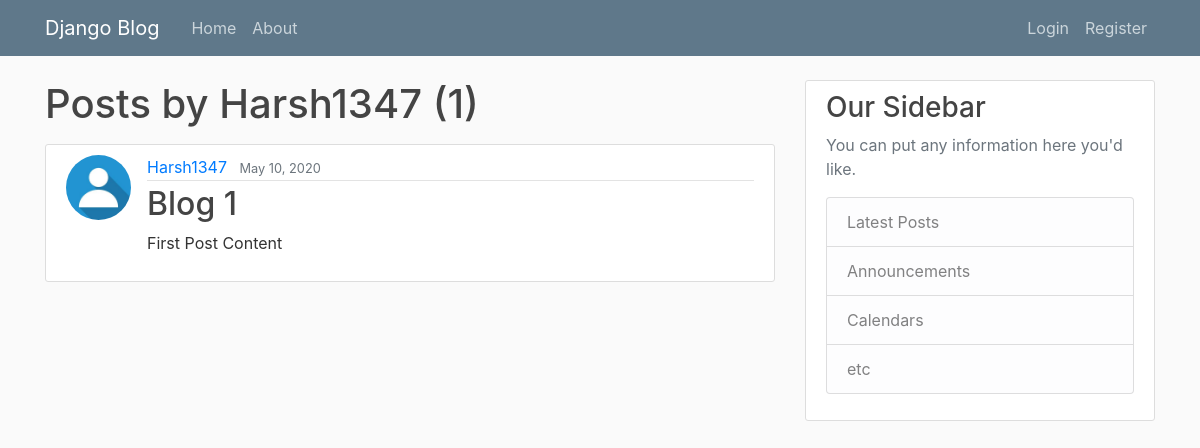
/user/Harsh1347, run on an earlier commit of the app's database.
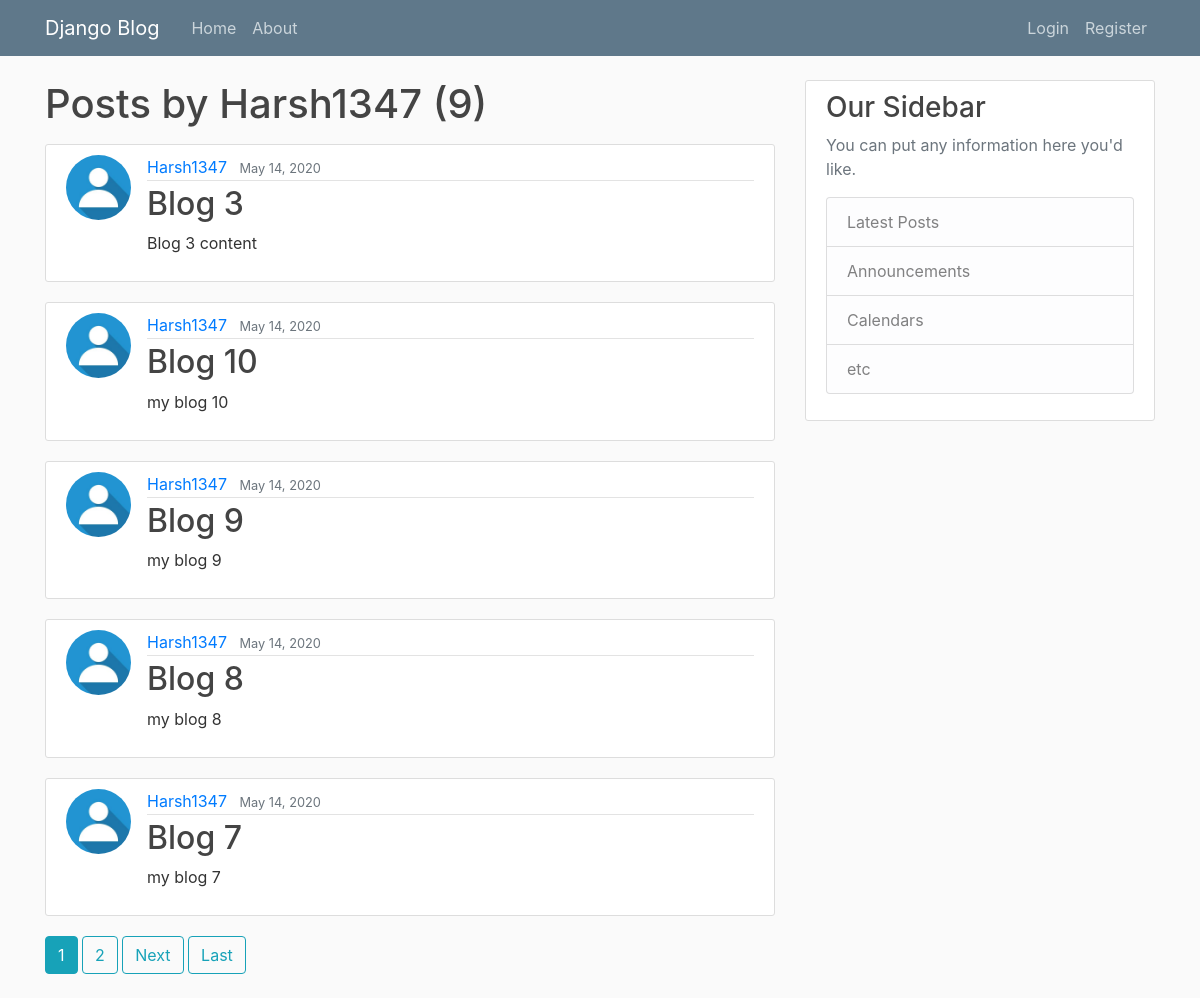
And on a later commit of the database.
### blog/models.py (models this page shows, shortened)
class Post(models.Model):
    title = models.CharField(max_length=100)
    content = models.TextField()
    date_posted = models.DateTimeField(default = timezone.now)
    author = models.ForeignKey(User,on_delete = models.CASCADE)

### users/models.py (models this page shows, shortened)
class Profile(models.Model):
    user = models.OneToOneField(User, on_delete=models.CASCADE)
    img = models.ImageField(default='default.jpg', upload_to='profile_pics')

### blog/views.py (the view)
# urls.py: path('user/<str:username>', UserPostListView.as_view(),name = 'user-posts'),
class UserPostListView(ListView):
    model = Post
    template_name='blog/user_post.html'
    context_object_name = 'posts'
    paginate_by = 5
    def get_queryset(self):
        user =get_object_or_404(User,username = self.kwargs.get('username'))
        return Post.objects.filter(author = user).order_by('-date_posted')

### blog/templates/blog/user_post.html (shortened to what this page needs)
{% extends "blog/base.html" %}
{% block content %}
    <h1 class="mb-3">Posts by {{ view.kwargs.username }} ({{ page_obj.paginator.count }})</h1>
    {% for post in posts %}
        <article class="media content-section">
          <img class="rounded-circle article-img" src="{{ post.author.profile.img.url }}">
          <div class="media-body">
            <div class="article-metadata">
              <a class="mr-2" href="{% url 'user-posts' post.author.username %}">{{ post.author }}</a>
              <small class="text-muted">{{ post.date_posted|date:"F d, Y" }}</small>
            </div>
            <h2><a class="article-title" href="{% url 'post-detail' post.id %}">{{ post.title }}</a></h2>
            <p class="article-content">{{ post.content }}</p>
          </div>
        </article>
    {% endfor %}
    {% if is_paginated %}
      {% for num in page_obj.paginator.page_range %}
        {% if page_obj.number == num %}
          <a class="btn btn-info mb-4" href="?page={{ num }}">{{ num }}</a>
        {% elif num > page_obj.number|add:'-3' and num < page_obj.number|add:'3' %}
          <a class="btn btn-outline-info mb-4" href="?page={{ num }}">{{ num }}</a>
        {% endif %}
      {% endfor %}
      {% if page_obj.has_next %}
        <a class="btn btn-outline-info mb-4" href="?page={{ page_obj.next_page_number }}">Next</a>
        <a class="btn btn-outline-info mb-4" href="?page={{ page_obj.paginator.num_pages }}">Last</a>
      {% endif %}
    {% endif %}
{% endblock content %}

### blog/templates/blog/base.html (shortened to what this page needs)
{% load static %}
<!DOCTYPE html>
<html lang="en">
<head>
    <link rel="stylesheet" href="https://stackpath.bootstrapcdn.com/bootstrap/4.4.1/css/bootstrap.min.css">
    <link rel="stylesheet" type = "text/css" href ="{% static 'blog/main.css' %}">
</head>
<body>
    <header class="site-header">
        <nav class="navbar navbar-expand-md navbar-dark bg-steel fixed-top">
          <div class="container">
            <a class="navbar-brand mr-4" href="{% url 'blog-home' %}">Django Blog</a>
            <div class="collapse navbar-collapse" id="navbarToggle">
              <div class="navbar-nav mr-auto">
                <a class="nav-item nav-link" href="{% url 'blog-home' %}">Home</a>
                <a class="nav-item nav-link" href="{% url 'blog-about' %}">About</a>
              </div>
              <div class="navbar-nav">
                {% if user.is_authenticated %}
                <a class="nav-item nav-link" href="{% url 'post-create' %}">New Post</a>
                  <a class="nav-item nav-link" href="{% url 'profile' %}">{{ user.username }}</a>
                  <a class="nav-item nav-link" href="{% url 'logout' %}">Logout</a>
                {% else %}
                  <a class="nav-item nav-link" href="{% url 'login' %}">Login</a>
                  <a class="nav-item nav-link" href="{% url 'register' %}">Register</a>
                {% endif %}
              </div>
            </div>
          </div>
        </nav>
      </header>
      <main role="main" class="container">
        <div class="row">
          <div class="col-md-8">
            {% block content %}{% endblock %}
          </div>
          <div class="col-md-4">
            <div class="content-section">
              <h3>Our Sidebar</h3>
              <p class='text-muted'>You can put any information here you'd like.
                <ul class="list-group">
                  <li class="list-group-item list-group-item-light">Latest Posts</li>
                  <li class="list-group-item list-group-item-light">Announcements</li>
                  <li class="list-group-item list-group-item-light">Calendars</li>
                  <li class="list-group-item list-group-item-light">etc</li>
                </ul>
              </p>
            </div>
          </div>
        </div>
      </main>
</body>
</html>

### blog/static/blog/main.css (style rules this page uses)
body { background: #fafafa; color: #333333; margin-top: 5rem; }
h1, h2, h3, h4, h5, h6 { color: #444444; }
ul { margin: 0; }
.bg-steel { background-color: #5f788a; }
.site-header .navbar-nav .nav-link { color: #cbd5db; }
.content-section { background: #ffffff; padding: 10px 20px; border: 1px solid #dddddd; border-radius: 3px; margin-bottom: 20px; }
.article-title { color: #444444; }
.article-content { white-space: pre-line; }
.article-img { height: 65px; width: 65px; margin-right: 16px; }
.article-metadata { padding-bottom: 1px; margin-bottom: 4px; border-bottom: 1px solid #e3e3e3 }

What changed in the data, as far as the page shows it:
no longer on this page (row unchanged): Post: author.profile.img (placeholder picture), author "Harsh1347", date_posted "May 10, 2020", title "Blog 1", content "First Post Content"
added Post: author.profile.img (placeholder picture), author "Harsh1347", date_posted "May 14, 2020", title "Blog 3", content "Blog 3 content"
added Post: author.profile.img (placeholder picture), author "Harsh1347", date_posted "May 14, 2020", title "Blog 10", content "my blog 10"
added Post: author.profile.img (placeholder picture), author "Harsh1347", date_posted "May 14, 2020", title "Blog 9", content "my blog 9"
added Post: author.profile.img (placeholder picture), author "Harsh1347", date_posted "May 14, 2020", title "Blog 8", content "my blog 8"
added Post: author.profile.img (placeholder picture), author "Harsh1347", date_posted "May 14, 2020", title "Blog 7", content "my blog 7"
Also different on the page:
{{ page_obj.paginator.count }}: "1" → "9"
new list line: "1"
new list line: "2"
text now shown: "Next Last"
